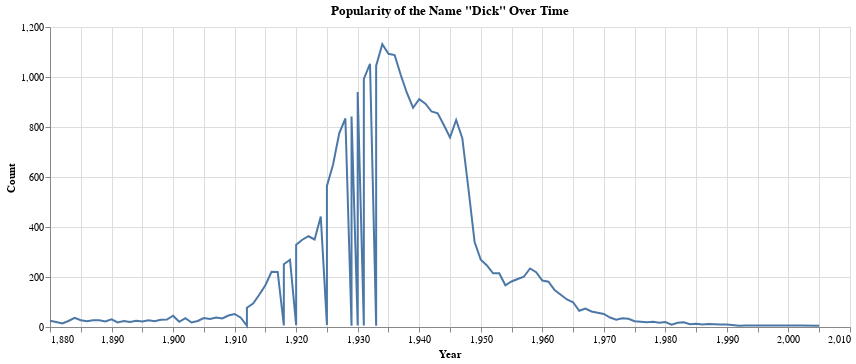

Write notebook code for a chart like this one.
### Code cell
chart_dick = alt.Chart(dick_df).mark_line().encode(
    x='Year',
    y='Count',
    tooltip=['Year', 'Count']
).properties(
    title='Popularity of the Name "Dick" Over Time',
    width=800
)
chart_dick.show()

### Figure 1 — Vega-Lite specification as saved in the notebook (floating-point values rounded to 4 significant figures)
{"config": {"view": {"continuousWidth": 300, "continuousHeight": 300}}, "data": {"name": "data-af2c6959412ba78aa71e21201f5d14c6"}, "mark": {"type": "line"}, "encoding": {"tooltip": [{"field": "Year", "type": "quantitative"}, {"field": "Count", "type": "quantitative"}], "x": {"field": "Year", "type": "quantitative"}, "y": {"field": "Count", "type": "quantitative"}}, "title": "Popularity of the Name \"Dick\" Over Time", "width": 800, "$schema": "https://vega.github.io/schema/vega-lite/v5.17.0.json", "datasets": {"data-af2c6959412ba78aa71e21201f5d14c6": [{"Year": 1880, "Name": "Dick", "Sex": "M", "Count": 25}, {"Year": 1881, "Name": "Dick", "Sex": "M", "Count": 20}, {"Year": 1882, "Name": "Dick", "Sex": "M", "Count": 14}, {"Year": 1883, "Name": "Dick", "Sex": "M", "Count": 24}, {"Year": 1884, "Name": "Dick", "Sex": "M", "Count": 37}, {"Year": 1885, "Name": "Dick", "Sex": "M", "Count": 27}, {"Year": 1886, "Name": "Dick", "Sex": "M", "Count": 23}, {"Year": 1887, "Name": "Dick", "Sex": "M", "Count": 27}, {"Year": 1888, "Name": "Dick", "Sex": "M", "Count": 27}, {"Year": 1889, "Name": "Dick", "Sex": "M", "Count": 22}, {"Year": 1890, "Name": "Dick", "Sex": "M", "Count": 31}, {"Year": 1891, "Name": "Dick", "Sex": "M", "Count": 18}, {"Year": 1892, "Name": "Dick", "Sex": "M", "Count": 24}, {"Year": 1893, "Name": "Dick", "Sex": "M", "Count": 20}, {"Year": 1894, "Name": "Dick", "Sex": "M", "Count": 25}, {"Year": 1895, "Name": "Dick", "Sex": "M", "Count": 22}, {"Year": 1896, "Name": "Dick", "Sex": "M", "Count": 27}, {"Year": 1897, "Name": "Dick", "Sex": "M", "Count": 23}, {"Year": 1898, "Name": "Dick", "Sex": "M", "Count": 29}, {"Year": 1899, "Name": "Dick", "Sex": "M", "Count": 30}, {"Year": 1900, "Name": "Dick", "Sex": "M", "Count": 45}, {"Year": 1901, "Name": "Dick", "Sex": "M", "Count": 21}, {"Year": 1902, "Name": "Dick", "Sex": "M", "Count": 35}, {"Year": 1903, "Name": "Dick", "Sex": "M", "Count": 18}, {"Year": 1904, "Name": "Dick", "Sex": "M", "Count": 24}, {"Year": 1905, "Name": "Dick", "Sex": "M", "Count": 36}, {"Year": 1906, "Name": "Dick", "Sex": "M", "Count": 32}, {"Year": 1907, "Name": "Dick", "Sex": "M", "Count": 38}, {"Year": 1908, "Name": "Dick", "Sex": "M", "Count": 34}, {"Year": 1909, "Name": "Dick", "Sex": "M", "Count": 46}, {"Year": 1910, "Name": "Dick", "Sex": "M", "Count": 52}, {"Year": 1911, "Name": "Dick", "Sex": "M", "Count": 37}, {"Year": 1912, "Name": "Dick", "Sex": "F", "Count": 5}, {"Year": 1912, "Name": "Dick", "Sex": "M", "Count": 77}, {"Year": 1913, "Name": "Dick", "Sex": "M", "Count": 94}, {"Year": 1914, "Name": "Dick", "Sex": "M", "Count": 129}, {"Year": 1915, "Name": "Dick", "Sex": "M", "Count": 167}, {"Year": 1916, "Name": "Dick", "Sex": "M", "Count": 221}, {"Year": 1917, "Name": "Dick", "Sex": "M", "Count": 220}, {"Year": 1918, "Name": "Dick", "Sex": "F", "Count": 6}, {"Year": 1918, "Name": "Dick", "Sex": "M", "Count": 251}, {"Year": 1919, "Name": "Dick", "Sex": "M", "Count": 269}, {"Year": 1920, "Name": "Dick", "Sex": "F", "Count": 7}, {"Year": 1920, "Name": "Dick", "Sex": "M", "Count": 329}, {"Year": 1921, "Name": "Dick", "Sex": "M", "Count": 349}, {"Year": 1922, "Name": "Dick", "Sex": "M", "Count": 363}, {"Year": 1923, "Name": "Dick", "Sex": "M", "Count": 350}, {"Year": 1924, "Name": "Dick", "Sex": "M", "Count": 442}, {"Year": 1925, "Name": "Dick", "Sex": "F", "Count": 8}, {"Year": 1925, "Name": "Dick", "Sex": "M", "Count": 564}, {"Year": 1926, "Name": "Dick", "Sex": "M", "Count": 650}, {"Year": 1927, "Name": "Dick", "Sex": "M", "Count": 775}, {"Year": 1928, "Name": "Dick", "Sex": "M", "Count": 834}, {"Year": 1929, "Name": "Dick", "Sex": "F", "Count": 5}, {"Year": 1929, "Name": "Dick", "Sex": "M", "Count": 842}, {"Year": 1930, "Name": "Dick", "Sex": "F", "Count": 6}, {"Year": 1930, "Name": "Dick", "Sex": "M", "Count": 940}, {"Year": 1931, "Name": "Dick", "Sex": "F", "Count": 6}, {"Year": 1931, "Name": "Dick", "Sex": "M", "Count": 992}, {"Year": 1932, "Name": "Dick", "Sex": "M", "Count": 1053}, {"Year": 1933, "Name": "Dick", "Sex": "F", "Count": 5}, {"Year": 1933, "Name": "Dick", "Sex": "M", "Count": 1045}, {"Year": 1934, "Name": "Dick", "Sex": "M", "Count": 1131}, {"Year": 1935, "Name": "Dick", "Sex": "M", "Count": 1093}, {"Year": 1936, "Name": "Dick", "Sex": "M", "Count": 1088}, {"Year": 1937, "Name": "Dick", "Sex": "M", "Count": 1008}, {"Year": 1938, "Name": "Dick", "Sex": "M", "Count": 936}, {"Year": 1939, "Name": "Dick", "Sex": "M", "Count": 877}, {"Year": 1940, "Name": "Dick", "Sex": "M", "Count": 911}, {"Year": 1941, "Name": "Dick", "Sex": "M", "Count": 893}, {"Year": 1942, "Name": "Dick", "Sex": "M", "Count": 862}, {"Year": 1943, "Name": "Dick", "Sex": "M", "Count": 855}, {"Year": 1944, "Name": "Dick", "Sex": "M", "Count": 808}, {"Year": 1945, "Name": "Dick", "Sex": "M", "Count": 758}, {"Year": 1946, "Name": "Dick", "Sex": "M", "Count": 828}, {"Year": 1947, "Name": "Dick", "Sex": "M", "Count": 755}, {"Year": 1948, "Name": "Dick", "Sex": "M", "Count": 552}, {"Year": 1949, "Name": "Dick", "Sex": "M", "Count": 340}, {"Year": 1950, "Name": "Dick", "Sex": "M", "Count": 269}, {"Year": 1951, "Name": "Dick", "Sex": "M", "Count": 246}, {"Year": 1952, "Name": "Dick", "Sex": "M", "Count": 215}, {"Year": 1953, "Name": "Dick", "Sex": "M", "Count": 215}, {"Year": 1954, "Name": "Dick", "Sex": "M", "Count": 167}, {"Year": 1955, "Name": "Dick", "Sex": "M", "Count": 182}, {"Year": 1956, "Name": "Dick", "Sex": "M", "Count": 192}, {"Year": 1957, "Name": "Dick", "Sex": "M", "Count": 201}, {"Year": 1958, "Name": "Dick", "Sex": "M", "Count": 234}, {"Year": 1959, "Name": "Dick", "Sex": "M", "Count": 219}, {"Year": 1960, "Name": "Dick", "Sex": "M", "Count": 186}, {"Year": 1961, "Name": "Dick", "Sex": "M", "Count": 181}, {"Year": 1962, "Name": "Dick", "Sex": "M", "Count": 148}, {"Year": 1963, "Name": "Dick", "Sex": "M", "Count": 129}, {"Year": 1964, "Name": "Dick", "Sex": "M", "Count": 110}, {"Year": 1965, "Name": "Dick", "Sex": "M", "Count": 99}, {"Year": 1966, "Name": "Dick", "Sex": "M", "Count": 65}, {"Year": 1967, "Name": "Dick", "Sex": "M", "Count": 74}, {"Year": 1968, "Name": "Dick", "Sex": "M", "Count": 62}, {"Year": 1969, "Name": "Dick", "Sex": "M", "Count": 57}, {"Year": 1970, "Name": "Dick", "Sex": "M", "Count": 52}, {"Year": 1971, "Name": "Dick", "Sex": "M", "Count": 38}, {"Year": 1972, "Name": "Dick", "Sex": "M", "Count": 29}, {"Year": 1973, "Name": "Dick", "Sex": "M", "Count": 35}, {"Year": 1974, "Name": "Dick", "Sex": "M", "Count": 33}, {"Year": 1975, "Name": "Dick", "Sex": "M", "Count": 23}, {"Year": 1976, "Name": "Dick", "Sex": "M", "Count": 21}, {"Year": 1977, "Name": "Dick", "Sex": "M", "Count": 19}, {"Year": 1978, "Name": "Dick", "Sex": "M", "Count": 21}, {"Year": 1979, "Name": "Dick", "Sex": "M", "Count": 17}, {"Year": 1980, "Name": "Dick", "Sex": "M", "Count": 20}, {"Year": 1981, "Name": "Dick", "Sex": "M", "Count": 9}, {"Year": 1982, "Name": "Dick", "Sex": "M", "Count": 17}, {"Year": 1983, "Name": "Dick", "Sex": "M", "Count": 19}, {"Year": 1984, "Name": "Dick", "Sex": "M", "Count": 11}, {"Year": 1985, "Name": "Dick", "Sex": "M", "Count": 13}, {"Year": 1986, "Name": "Dick", "Sex": "M", "Count": 10}, {"Year": 1987, "Name": "Dick", "Sex": "M", "Count": 12}, {"Year": 1989, "Name": "Dick", "Sex": "M", "Count": 10}, {"Year": 1990, "Name": "Dick", "Sex": "M", "Count": 10}, {"Year": 1992, "Name": "Dick", "Sex": "M", "Count": 5}, {"Year": 1993, "Name": "Dick", "Sex": "M", "Count": 6}, {"Year": 1994, "Name": "Dick", "Sex": "M", "Count": 6}, {"Year": 1995, "Name": "Dick", "Sex": "M", "Count": 6}, {"Year": 2000, "Name": "Dick", "Sex": "M", "Count": 6}, {"Year": 2002, "Name": "Dick", "Sex": "M", "Count": 6}, {"Year": 2005, "Name": "Dick", "Sex": "M", "Count": 5}]}}
